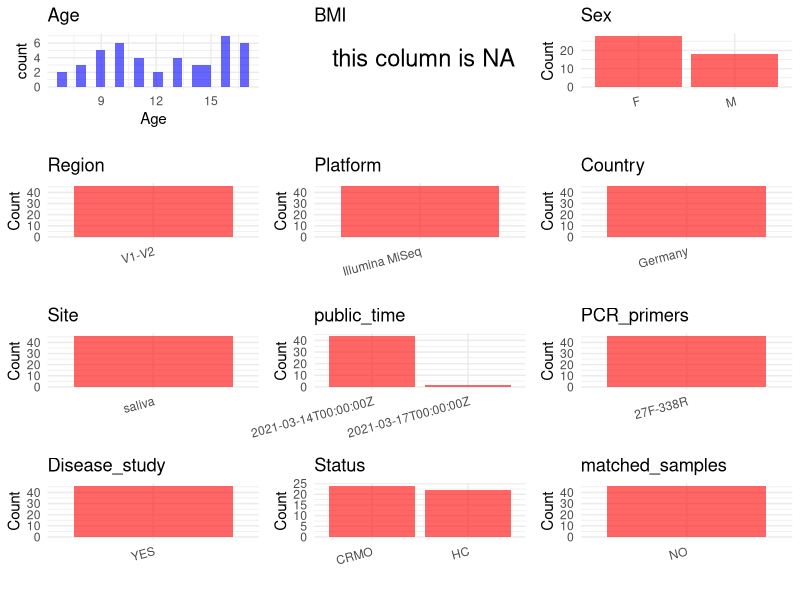

Generate this figure with R: (Note: this script raises an error after producing the figure.)
## ---- chunk 1
# Load necessary libraries
library(dplyr)
library(ggplot2)
library(cowplot)

# Set working directory (update this path to your local directory)
setwd("E:/bioproject_YSD/PRJEB22984")

# Read the initial metadata files
initial_meta <- read.csv("SraRunTable.csv", header = T) 

# Remove entries non-oral samples
initial_meta <- subset(initial_meta, environment_.material. %in%
                         c("saliva"))

# Display the first few rows of the metadata
head(initial_meta)
## ---- chunk 2
# Create a uniform metadata dataframe
metadata <- data.frame(
  BioProject = initial_meta$BioProject,
  Run = initial_meta$Run,
  sample_name = initial_meta$host_subject_id,
  Age = initial_meta$Host_Age,
  BMI = NA,
  Sex = initial_meta$host_sex,
  Region = initial_meta$target_subfragment,
  Platform = initial_meta$Instrument,
  Site = initial_meta$environment_.material.,
  public_time = initial_meta$ReleaseDate,
  Country = initial_meta$geo_loc_name_country,
  Status = initial_meta$host_disease_status,
  stringsAsFactors = FALSE
)

# Use abbreviations to indicate gender
metadata <- metadata %>%
  mutate(Sex = recode(Sex, "female" = "F", "male" = "M") %>%
  as.character() %>% 
  na_if("")) %>%
  filter(!is.na(Sex) & Sex != "")

# Add a horizontal bar between V3 and V4
metadata <- metadata %>%
  mutate(Region = recode(Region, "V1V2" = "V1-V2"))

# Set some values in the Age column to NA
metadata <- metadata %>%
  mutate(Age = na_if(Age, 0)) 
## ---- chunk 3
# Add information obtained from the publication
metadata$PCR_primers <- "27F-338R"
metadata$title <- "Analysis of the fecal and oral microbiota in chronic recurrent multifocal osteomyelitis"
metadata$Disease_study <- "YES"
# Assign disease status based on sample_name patterns
metadata <- metadata %>%
  mutate(Status = recode(Status, "chronic recurrent multifocal osteomyelitis" = "CRMO", "healthy" = "HC"))

# Check initial data distribution
cat("Initial sample distribution:\n")
table(metadata$sample_name)
table(metadata$Site)

# Calculate sampling frequency per subject
sample_counts <- table(metadata$sample_name)
cat("\nNumber of samples per subject:\n")
print(sample_counts)

# Create matched_samples column
metadata$matched_samples <- ifelse(metadata$sample_name %in% names(sample_counts[sample_counts >= 2]), "YES", "NO")

cat("\nMatched samples distribution:\n")
table(metadata$matched_samples)

# Identify samples for removal: single samples excluding saliva
single_samples <- names(sample_counts[sample_counts == 1])
samples_to_remove <- metadata$sample_name %in% single_samples & 
                     !(metadata$Site %in% c("saliva"))

cat("\nNumber of samples to be removed:", sum(samples_to_remove), "\n")

# Remove identified samples
metadata_clean <- metadata[!samples_to_remove, ]

cat("\nFinal sample distribution after cleaning:\n")
table(metadata_clean$sample_name)
table(metadata_clean$Site)
table(metadata_clean$matched_samples)

# Use cleaned dataset for subsequent analysis
metadata <- metadata_clean
## ---- chunk 4
# Check the number of unique runs and sample names
print(paste("Number of unique runs:", length(unique(metadata$Run))))
print(paste("Number of unique sample names:", length(unique(metadata$sample_name))))
## ---- chunk 5
# Select columns for visualization
plot_data <- metadata %>%
  select(-BioProject, -Run, -sample_name, -title)

# Function to create simple plots for each column
create_simple_plots <- function(data) {
  plots <- list()
  
  for (col in colnames(data)) {
    # Check if the column is all NA
    if (all(is.na(data[[col]]))) {
      # Create an empty plot with text indicating all NA
      p <- ggplot() +
        annotate("text", x = 0.5, y = 0.5, label = "this column is NA", size = 6) +
        labs(title = col) +
        theme_void()
    } else if (is.numeric(data[[col]])) {
      # Numeric variable: histogram
      p <- ggplot(data, aes(x = .data[[col]])) +
        geom_histogram(fill = "blue", alpha = 0.6, bins = 20, na.rm = TRUE) +
        labs(title = col) +
        theme_minimal()
    } else {
      # Categorical variable: bar plot (remove NA values)
      count_data <- as.data.frame(table(data[[col]], useNA = "ifany"))
      p <- ggplot(count_data, aes(x = reorder(Var1, -Freq), y = Freq)) +
        geom_col(fill = "red", alpha = 0.6) +
        labs(title = col, x = NULL, y = "Count") +
        theme_minimal() +
        theme(axis.text.x = element_text(angle = 15, hjust = 1))
    }
    plots[[col]] <- p
  }
  
  return(plots)
}

# Generate and arrange plots
plots <- create_simple_plots(plot_data)
p<-plot_grid(plots$Age, 
          plots$BMI, 
          plots$Sex, 
          plots$Region, 
          plots$Platform, 
          plots$Country, 
          plots$Site,
          plots$public_time, 
          plots$PCR_primers,
          plots$Disease_study,
          plots$Status,
          plots$matched_samples,# add 
          ncol = 3, align = "hv", axis = "lb")
ggsave("Metadata_Summary.png", plot = p, width = 8, height = 6, dpi = 150)
## ---- chunk 6
knitr::include_graphics("Metadata_Summary.png")
## ---- chunk 7
# Reorder columns to match the desired format
metadata <- metadata[, c(
  "BioProject", "Run", "sample_name", "Age", "BMI", "Sex", 
  "Region", "Platform", "Country", "Site", "public_time", 
  "PCR_primers", "title", "Disease_study", "Status", "matched_samples"
)]

# Export the uniform metadata to a CSV file
write.csv(metadata, file = "metadata.csv", quote = TRUE)
head(metadata)
